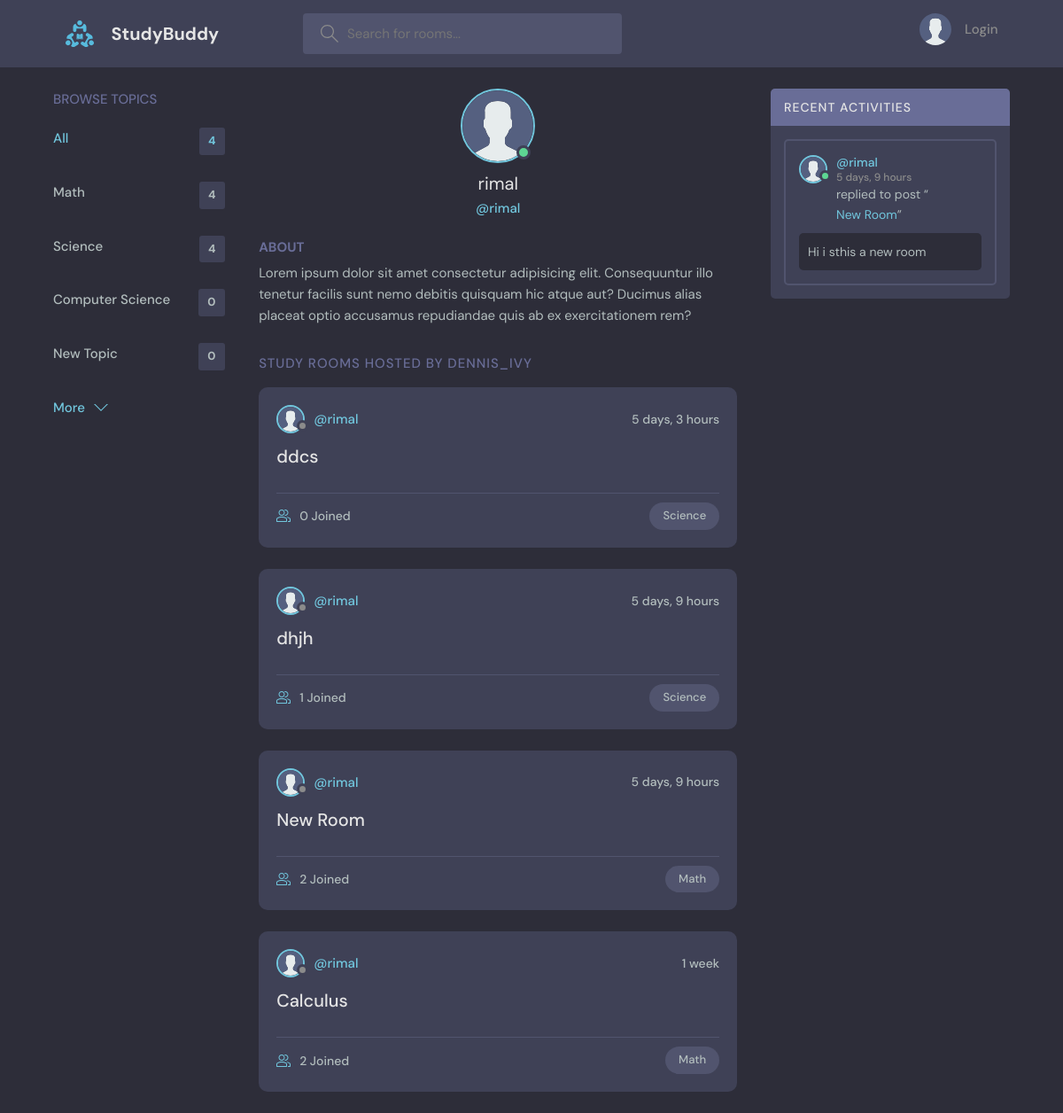
The app's page /profile/1 with its own data.
### base/models.py (models this page shows, shortened)
class Topic(models.Model):
    name = models.CharField(max_length=200)

class Room(models.Model):
    host = models.ForeignKey(User, on_delete = models.SET_NULL, null = True)
    topic =  models.ForeignKey(Topic, on_delete = models.SET_NULL, null = True)
    name = models.CharField(max_length=200)
    description = models.TextField(null = True, blank=True)
    participants = models.ManyToManyField(User, related_name='participants', blank=True )
    updated = models.DateTimeField(auto_now = True)
    created = models.DateTimeField(auto_now_add = True)
    class Meta:
        ordering = ['-updated', '-created']
    def __str__(self):
        return self.name

class Message(models.Model):
    user = models.ForeignKey(User, on_delete = models.CASCADE)
    room = models.ForeignKey(Room, on_delete = models.CASCADE)
    body = models.TextField()
    updated = models.DateTimeField(auto_now = True)
    created = models.DateTimeField(auto_now_add = True)
    class Meta:
        ordering = ['-updated', '-created']

### base/views.py (the view)
# urls.py: path('profile/<str:pk>', views.userProfile, name="user-profile"),
def userProfile(request, pk):
    user = User.objects.get(id=pk)
    topics = Topic.objects.all()
    room_messages = user.message_set.all()
    rooms = user.room_set.all()
    return render(request,'profile.html', {"user":user,
                                           "topics": topics,
                                           "rooms":rooms,
                                           "room_messages": room_messages} )

### templates/profile.html
{% extends 'main.html' %}
{% load static %}
{% block content %}
  <main class="profile-page layout layout--3">
    <div class="container">
      {% include 'topics_component.html' %}
      <div class="roomList">
        <div class="profile">
          <div class="profile__avatar">
            <div class="avatar avatar--large active">
              <img src="{% static 'images/avatar.svg' %}" />
            </div>
          </div>
          <div class="profile__info">
            <h3>{{user.username}}</h3>
            <p>@{{user.username}}</p>
          </div>
          <div class="profile__about">
            <h3>About</h3>
            <p>
              Lorem ipsum dolor sit amet consectetur adipisicing elit. Consequuntur illo tenetur
              facilis sunt nemo debitis quisquam hic atque aut? Ducimus alias placeat optio
              accusamus repudiandae quis ab ex exercitationem rem?
            </p>
          </div>
        </div>
        <div class="roomList__header">
          <div>
            <h2>Study Rooms Hosted by dennis_ivy</a>
            </h2>
          </div>
        </div>
        {% include 'feed_component.html' %}
      </div>
      {% include 'activity_component.html' %}
    </div>
  </main>
{% endblock %}

### templates/main.html (shortened to what this page needs)
<!DOCTYPE html>
{% load static %}
<html lang="en">
  <head>
    <link rel="stylesheet" href="{% static 'styles/style.css' %}"  />
  </head>
  <body>
    {% include 'navbar.html' %}
    {% block content %}
    {% endblock %}
  </body>
</html>

### templates/navbar.html (shortened to what this page needs)
{% load static %}
<header class="header header--loggedIn">
    <div class="container">
      <a href="{% url 'home' %}" class="header__logo">
        <img src="{% static 'images/logo.svg' %}" />
        <h1>StudyBuddy</h1>
      </a>
      <form class="header__search" method = "GET" action="{% url 'home' %}">
        <label>
          <input name="q" placeholder="Search for rooms..." />
        </label>
      </form>
      <nav class="header__menu">
        {% if request.user.is_authenticated %}
            <div class="header__user">
            <a href="{% url 'user-profile' request.user.id %}">
                <div class="avatar avatar--medium active">
                <img src="{% static 'images/avatar.svg' %}" />
                </div>
                <p>{{ request.user.username }}<span>@{{ request.user.username }}</span></p>
            </a>
            <button class="dropdown-button">
                <svg version="1.1" xmlns="http://www.w3.org/2000/svg" width="32" height="32" viewBox="0 0 32 32">
                <title>chevron-down</title>
                <path d="M16 21l-13-13h-3l16 16 16-16h-3l-13 13z"></path>
                </svg>
            </button>
            </div>
        {% else %}
            <a href="{% url 'login' %}">
            <img src="{% static 'images/avatar.svg' %}" />
            <p>Login</p>
            </a>
        {% endif %}
      </nav>
    </div>
  </header>

### templates/topics_component.html
<div class="topics">
    <div class="topics__header">
      <h2>Browse Topics</h2>
    </div>
    <ul class="topics__list">
      <li>
        <a href="{% url 'home' %}" class="active">All <span>{{topics.count}}</span></a>
      </li>
      {% for topic in topics %}
      <li>
        <a href="{% url 'home' %}?q={{topic.name}}">{{ topic.name }} <span>{{ topic.room_set.all.count }}</span></a>
      </li>
      {% endfor %}
    </ul>
    <a class="btn btn--link" href="topics.html">
      More
      <svg version="1.1" xmlns="http://www.w3.org/2000/svg" width="32" height="32" viewBox="0 0 32 32">
        <title>chevron-down</title>
        <path d="M16 21l-13-13h-3l16 16 16-16h-3l-13 13z"></path>
      </svg>
    </a>
  </div>

### templates/feed_component.html (shortened to what this page needs)
{% load static %}
{% for room in rooms %}
<div class="roomListRoom">
    <div class="roomListRoom__header">
      <a href="{% url 'user-profile' room.host.id %}" class="roomListRoom__author">
        <div class="avatar avatar--small">
          <img src="{% static 'images/avatar.svg' %}" />
        </div>
        <span>@{{room.host.username}}</span>
      </a>
      <div class="roomListRoom__actions">
        <span>{{room.created|timesince}}</span>
      </div>
    </div>
    <div class="roomListRoom__content">
      <a href="{% url 'room' room.id %}">{{ room.name }}</a>
    </div>
    <div class="roomListRoom__meta">
      <a href="{% url 'room' room.id %}" class="roomListRoom__joined">
        {{ room.participants.all.count }} Joined
      </a>
      <p class="roomListRoom__topic">{{ room.topic.name }}</p>
    </div>
  </div>
{% endfor %}

### templates/activity_component.html (shortened to what this page needs)
{% load static %}
<div class="activities">
    <div class="activities__header">
    <h2>Recent Activities</h2>
    </div>
    {% for message in room_messages %}
        <div class="activities__box">
        <div class="activities__boxHeader roomListRoom__header">
            <a href="{% url  'user-profile' message.user.id %}" class="roomListRoom__author">
            <div class="avatar avatar--small active">
                <img src="{% static 'images/avatar.svg' %}" />
            </div>
            <p>
                @{{message.user}}
                <span>{{message.created|timesince}}</span>
            </p>
            </a>
        </div>
        <div class="activities__boxContent">
            <p>replied to post “<a href="{% url 'room' message.room.id %}">{{message.room}}</a>”</p>
            <div class="activities__boxRoomContent">
            {{message.body}}
            </div>
        </div>
        </div>
    {% endfor %}
</div>

### records on screen
Topic: name "Math", room_set.all.count "4"
Topic: name "Science", room_set.all.count "4"
Topic: name "Computer Science", room_set.all.count "0"
Topic: name "New Topic", room_set.all.count "0"
Room: host.username "rimal", created "5 days, 3 hours", name "ddcs", participants.all.count "0", topic.name "Science"
Room: host.username "rimal", created "5 days, 9 hours", name "dhjh", participants.all.count "1", topic.name "Science"
Room: host.username "rimal", created "5 days, 9 hours", name "New Room", participants.all.count "2", topic.name "Math"
Room: host.username "rimal", created "1 week", name "Calculus", participants.all.count "2", topic.name "Math"
Message: user "rimal", created "5 days, 9 hours", room "New Room", body "Hi i sthis a new room"

### other values on screen
{{ topics.count }} "4"
{{ user.username }} "rimal"
